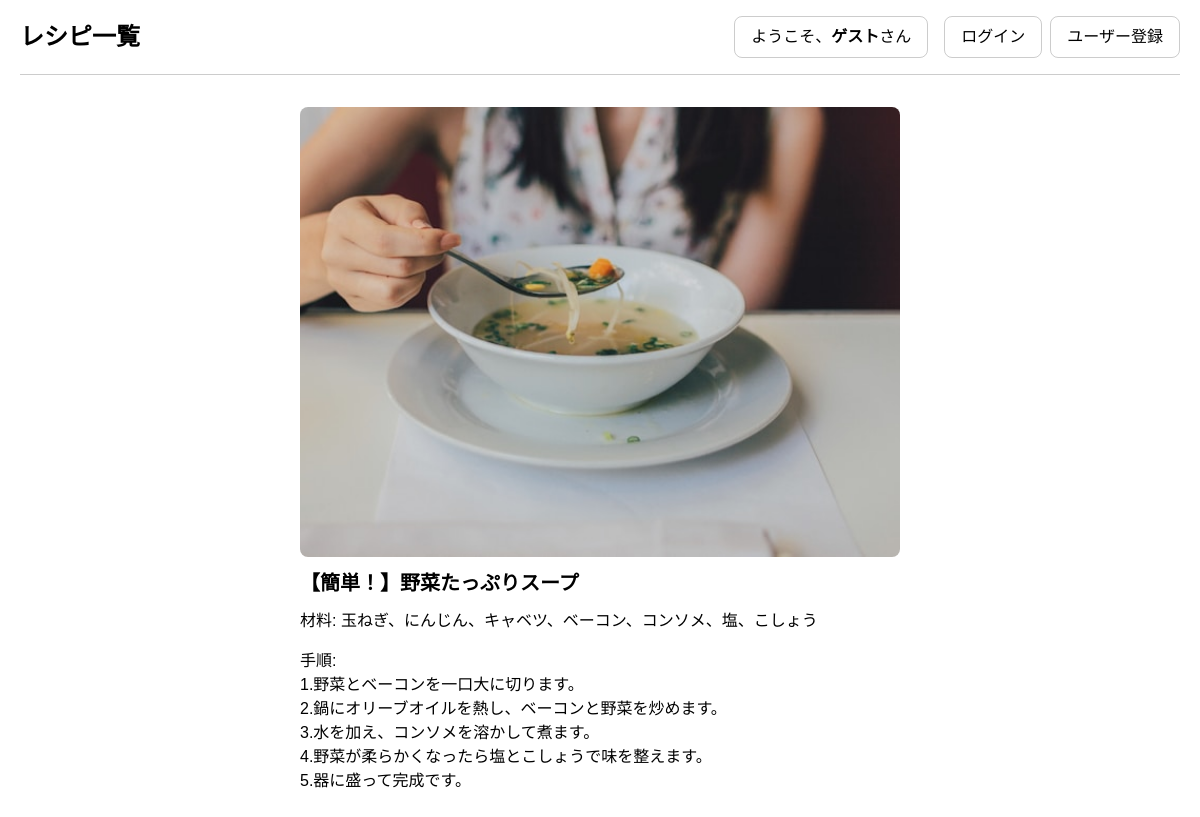
Page /recipe.php?id=3 on the committed database.
### tables this page shows
CREATE TABLE `recipes` (
  `id` int(11) NOT NULL,
  `user_id` int(11) NOT NULL,
  `title` varchar(255) NOT NULL,
  `ingredients` text NOT NULL,
  `instructions` text NOT NULL,
  `image` varchar(255) DEFAULT NULL,
  `created_at` datetime DEFAULT current_timestamp()
);

### recipe.php (called while the page is built, shortened)
<?php
$dbname = 'mysql:dbname=recipe_share;host=localhost;charset=utf8;';
$user = 'root';
$password = '';
$pdo = new PDO($dbname, $user, $password);
$stmt = $pdo->prepare("SELECT * FROM recipes WHERE id = ?");
$stmt->execute([$_GET['id']]);
$recipe = $stmt->fetch();
include_once dirname(__FILE__) . '/view/recipe-view.php';

### view/recipe-view.php (the view, shortened to what this page needs)
<!DOCTYPE html>
<html lang="ja">
<?php
include_once __DIR__ . '../../components/head.php'; ?>
<body>
    <?php include_once __DIR__ . '../../components/header.php'; ?>
    <main>
        <article>
            <?php if ($recipe['image']): ?>
                <img src="uploads/<?= htmlspecialchars($recipe['image']) ?>" alt="Recipe Image" width="300">
            <?php endif; ?>
            <h2><?= htmlspecialchars($recipe['title']) ?></h2>
            <p>材料: <?= nl2br(htmlspecialchars($recipe['ingredients'])) ?></p>
            <p>手順:<br> <?= nl2br(htmlspecialchars($recipe['instructions'])) ?></p>
        </article>
    </main>
</body>
</html>

### assets/css/style.css (style rules this page uses)
html { line-height: 1.5; }
body { font-family: Arial, sans-serif; padding-inline: 20px; padding-bottom: 80px; }
main { display: grid; gap:4rem; }
h2 { font-size: 20px; font-weight: bold; margin-bottom: 1rem; }
p { line-height: 1.5; }
img { width: 100%; border-radius: .5rem; aspect-ratio: 4/3; object-fit: cover; }

### rows in the picture
recipes: image (picture), title "【簡単！】野菜たっぷりスープ", ingredients "玉ねぎ、にんじん、キャベツ、ベーコン、コンソメ、塩、こしょう", instructions "1.野菜とベーコンを一口大に切ります。 2.鍋にオリーブオイルを熱し、ベーコンと野菜を炒めます。 3.水を加え、コンソメを溶かして煮ます。 4.野菜が柔らかくなったら塩とこしょうで味を整えます。 5.器に盛って完成です。"

### other values in the picture
$userName "ゲスト"
